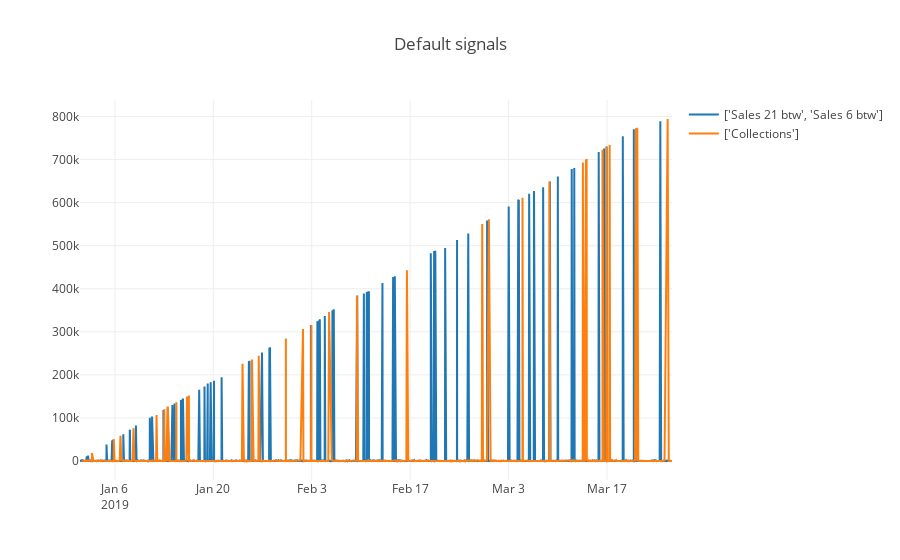

The notebook cell this image was saved under:
### Code cell
df_filtered = filterData_v3(df_all, query=[{"select": ["Sales 21 btw", "Sales 6 btw"], 
                              "_with": None}, 
                                {"select": ["Collections"], "_with": None}], on="GroundTruth")
plotAmounts(df_filtered)

### Figure 1 — Plotly figure (JSON) as saved in the notebook; plotly's stock layout.template omitted (floating-point values rounded to 4 significant figures; data arrays with more than 128 entries replaced by an {"elided": "..."} marker saying what was removed)
{"data": [{"name": "['Sales 21 btw', 'Sales 6 btw']", "type": "scatter", "uid": "ef71cade-69de-4e78-990d-f29af4fdab6b", "x": {"elided": "9711 str values"}, "y": {"elided": "9711 float values"}}, {"name": "['Collections']", "type": "scatter", "uid": "dd6b6749-2e8d-474c-8aa6-95ee2e747458", "x": {"elided": "6089 str values"}, "y": {"elided": "6089 float values"}}], "layout": {"hovermode": "closest", "showlegend": true, "title": {"text": "Default signals"}}}
